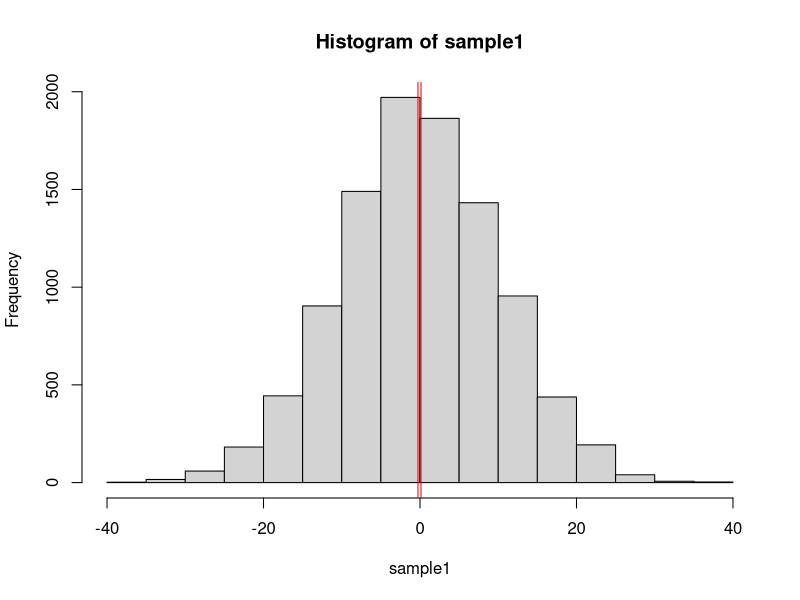
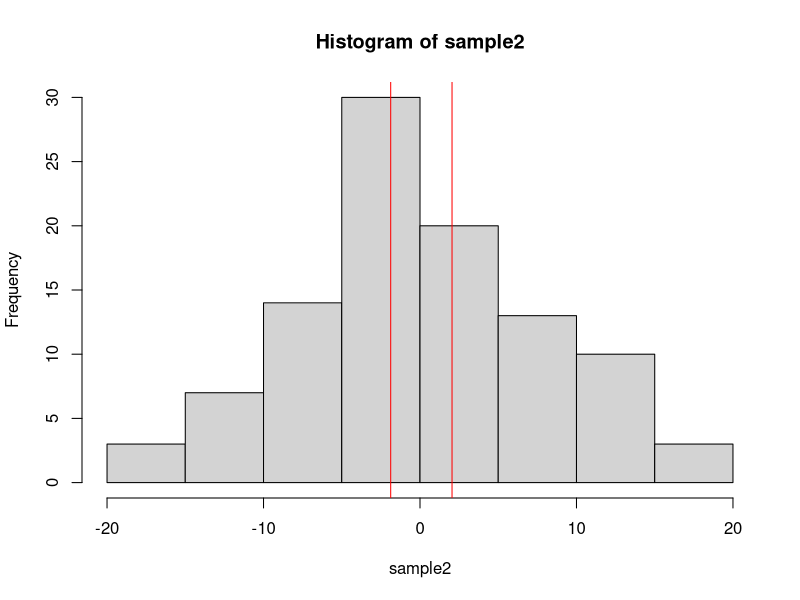

Source code (R) for these figures, in order:
set.seed(1)
## True standard deviation
sigma <- 10
## 95 % CI
alpha <- 0.05

### CASE 1: Large sample size
## Number of observations
n1 <- 10000
## Sample
sample1 <- rnorm(n1, 0, sd = sigma)

## Plot histogram of sample
hist(sample1)
range(sample1)

mean1 <- mean(sample1)
## Standard error of the mean depends on sample size
se1 <- sigma/sqrt(n1)
## Calculate CI
CI1 <- c(mean1 - qnorm(alpha/2) * se1, mean1 + qnorm(alpha/2) * se1)
CI1
## Add CI to plot
abline(v = CI1, col = "red")

### CASE 2: Small smaple size
## Same calculations with lower sample size
n2 <- 100
sample2 <- rnorm(n2, 0, sd = sigma)
hist(sample2)
range(sample2)
mean2 <- mean(sample2)
se2 <- sigma/sqrt(n2)
CI2 <- c(mean2 - qnorm(alpha/2) * se2, mean2 + qnorm(alpha/2) * se2)
## Now CI is much wider
CI2
abline(v = CI2, col = "red")
